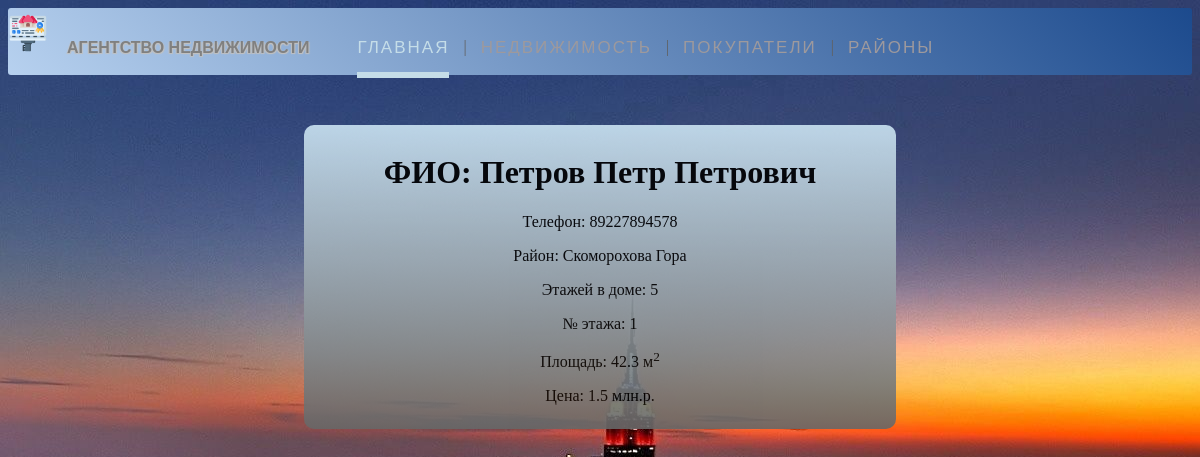
The app's page /sellers/2, older data.
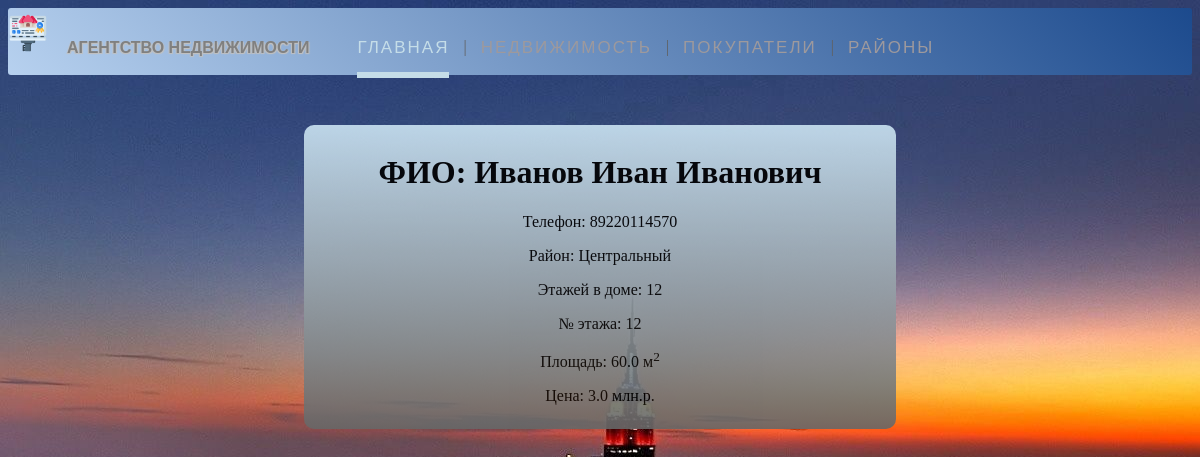
The same page, newer data.
### webApp/models.py (models this page shows, shortened)
class Sellers(models.Model):
    id = models.AutoField('id', primary_key=True)
    fio = models.CharField('ФИО', max_length=50)
    phone = models.CharField('Номер телефона', max_length=12)
    id_district = models.IntegerField('Район')
    number_floors = models.IntegerField('Количество этажей')
    number_sell_floor = models.IntegerField('номер этажа')
    area = models.FloatField('Площадь')
    price = models.FloatField('Цена')
    class Meta:
        verbose_name = 'Продавец'
        verbose_name_plural = 'Продавецы'

class Directory(models.Model):
    id = models.AutoField('id', primary_key=True)
    name_district = models.CharField('Район', max_length=60)
    class Meta:
        verbose_name = 'Район'
        verbose_name_plural = 'Районы'

### webApp/views.py (the view)
# urls.py: path('sellers/<int:pk>', views.sellersDetail, name='seller-detail'),
def sellersDetail(request, pk):
    sellers = Sellers.objects.get(id=pk)
    form = {
        'fio': sellers.fio,
        'phone': sellers.phone,
        'district': Directory.objects.filter(id=sellers.id_district)[0].name_district,
        'number_floors': sellers.number_floors,
        'number_sell_floor': sellers.number_sell_floor,
        'area': sellers.area,
        'price': sellers.price
    }
    return render(request, 'webApp/details_sellers.html', {"form": form})

### webApp/templates/webApp/details_sellers.html (shortened to what this page needs)
{% extends 'webApp/base.html' %}
{% block content %}
    <div class="details-seller">
        <h1>ФИО: {{ form.fio }}</h1>
        <p>Телефон: {{ form.phone }}</p>
        <p>Район: {{ form.district }}</p>
        <p>Этажей в доме: {{ form.number_floors  }}</p>
        <p>№ этажа: {{ form.number_sell_floor }}</p>
        <p>Площадь: {{ form.area }}  м<sup>2</sup></p>
        <p>Цена: {{ form.price }}  млн.р.</p>
    </div>
{% endblock %}

Row changes from the older to the newer data that the page shows:
changed Sellers: fio "Петров Петр Петрович" → "Иванов Иван Иванович"; phone "89227894578" → "89220114570"; area "42.3" → "60.0"; price "1.5" → "3.0"
changed Directory: district "Скоморохова Гора" → "Центральный"
Text that changed along with them:
text no longer shown: "5 1"
text now shown: "12 12"
